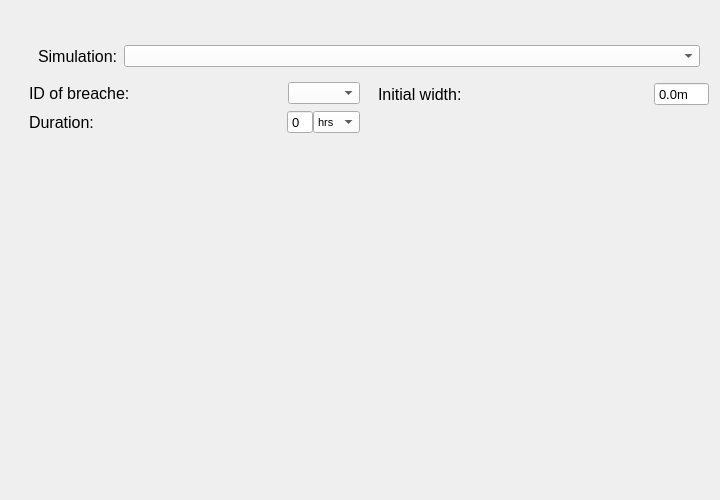
<?xml version="1.0" encoding="UTF-8"?>
<ui version="4.0">
 <class>page_breaches</class>
 <widget class="QWidget" name="page_breaches">
  <property name="geometry">
   <rect>
    <x>0</x>
    <y>0</y>
    <width>720</width>
    <height>500</height>
   </rect>
  </property>
  <property name="palette">
   <palette>
    <active>
     <colorrole role="Button">
      <brush brushstyle="SolidPattern">
       <color alpha="255">
        <red>255</red>
        <green>255</green>
        <blue>255</blue>
       </color>
      </brush>
     </colorrole>
    </active>
    <inactive>
     <colorrole role="Button">
      <brush brushstyle="SolidPattern">
       <color alpha="255">
        <red>255</red>
        <green>255</green>
        <blue>255</blue>
       </color>
      </brush>
     </colorrole>
    </inactive>
    <disabled>
     <colorrole role="Button">
      <brush brushstyle="SolidPattern">
       <color alpha="255">
        <red>255</red>
        <green>255</green>
        <blue>255</blue>
       </color>
      </brush>
     </colorrole>
    </disabled>
   </palette>
  </property>
  <property name="font">
   <font>
    <family>Segoe UI</family>
    <pointsize>8</pointsize>
   </font>
  </property>
  <property name="windowTitle">
   <string>Form</string>
  </property>
  <layout class="QGridLayout" name="gridLayout">
   <item row="1" column="0" colspan="7">
    <layout class="QVBoxLayout" name="svg_lout">
     <property name="bottomMargin">
      <number>0</number>
     </property>
    </layout>
   </item>
   <item row="6" column="3">
    <layout class="QFormLayout" name="formLayout">
     <property name="horizontalSpacing">
      <number>0</number>
     </property>
     <item row="2" column="0">
      <widget class="QLabel" name="label">
       <property name="font">
        <font>
         <family>Segoe UI</family>
         <pointsize>12</pointsize>
        </font>
       </property>
       <property name="text">
        <string>ID of breache:</string>
       </property>
      </widget>
     </item>
     <item row="4" column="0">
      <widget class="QLabel" name="label_2">
       <property name="font">
        <font>
         <family>Segoe UI</family>
         <pointsize>12</pointsize>
        </font>
       </property>
       <property name="text">
        <string>Duration:</string>
       </property>
      </widget>
     </item>
     <item row="4" column="1">
      <layout class="QHBoxLayout" name="horizontalLayout">
       <property name="sizeConstraint">
        <enum>QLayout::SetDefaultConstraint</enum>
       </property>
       <property name="bottomMargin">
        <number>0</number>
       </property>
       <item>
        <spacer name="horizontalSpacer">
         <property name="orientation">
          <enum>Qt::Horizontal</enum>
         </property>
         <property name="sizeHint" stdset="0">
          <size>
           <width>40</width>
           <height>20</height>
          </size>
         </property>
        </spacer>
       </item>
       <item alignment="Qt::AlignRight">
        <widget class="QSpinBox" name="sb_duration">
         <property name="maximumSize">
          <size>
           <width>50</width>
           <height>16777215</height>
          </size>
         </property>
         <property name="font">
          <font>
           <pointsize>10</pointsize>
          </font>
         </property>
         <property name="buttonSymbols">
          <enum>QAbstractSpinBox::NoButtons</enum>
         </property>
        </widget>
       </item>
       <item alignment="Qt::AlignRight">
        <widget class="QComboBox" name="dd_units">
         <property name="sizePolicy">
          <sizepolicy hsizetype="Minimum" vsizetype="Fixed">
           <horstretch>0</horstretch>
           <verstretch>0</verstretch>
          </sizepolicy>
         </property>
         <property name="maximumSize">
          <size>
           <width>167</width>
           <height>16777215</height>
          </size>
         </property>
         <item>
          <property name="text">
           <string>hrs</string>
          </property>
         </item>
         <item>
          <property name="text">
           <string>min</string>
          </property>
         </item>
         <item>
          <property name="text">
           <string>s</string>
          </property>
         </item>
        </widget>
       </item>
      </layout>
     </item>
     <item row="2" column="1">
      <layout class="QHBoxLayout" name="horizontalLayout_4">
       <property name="bottomMargin">
        <number>0</number>
       </property>
       <item>
        <spacer name="horizontalSpacer_5">
         <property name="orientation">
          <enum>Qt::Horizontal</enum>
         </property>
         <property name="sizeHint" stdset="0">
          <size>
           <width>40</width>
           <height>20</height>
          </size>
         </property>
        </spacer>
       </item>
       <item>
        <widget class="QComboBox" name="dd_breach_id">
         <property name="enabled">
          <bool>true</bool>
         </property>
         <property name="sizePolicy">
          <sizepolicy hsizetype="Minimum" vsizetype="Fixed">
           <horstretch>0</horstretch>
           <verstretch>0</verstretch>
          </sizepolicy>
         </property>
         <property name="maximumSize">
          <size>
           <width>130</width>
           <height>16777215</height>
          </size>
         </property>
         <property name="layoutDirection">
          <enum>Qt::LeftToRight</enum>
         </property>
        </widget>
       </item>
      </layout>
     </item>
    </layout>
   </item>
   <item row="7" column="3">
    <spacer name="verticalSpacer">
     <property name="orientation">
      <enum>Qt::Vertical</enum>
     </property>
     <property name="sizeHint" stdset="0">
      <size>
       <width>20</width>
       <height>40</height>
      </size>
     </property>
    </spacer>
   </item>
   <item row="6" column="6">
    <layout class="QFormLayout" name="formLayout_2">
     <item row="4" column="0">
      <widget class="QLabel" name="label_4">
       <property name="font">
        <font>
         <family>Segoe UI</family>
         <pointsize>12</pointsize>
        </font>
       </property>
       <property name="text">
        <string>Initial width:</string>
       </property>
      </widget>
     </item>
     <item row="4" column="1">
      <layout class="QHBoxLayout" name="horizontalLayout_3">
       <property name="bottomMargin">
        <number>0</number>
       </property>
       <item>
        <spacer name="horizontalSpacer_4">
         <property name="orientation">
          <enum>Qt::Horizontal</enum>
         </property>
         <property name="sizeHint" stdset="0">
          <size>
           <width>40</width>
           <height>20</height>
          </size>
         </property>
        </spacer>
       </item>
       <item>
        <widget class="QDoubleSpinBox" name="sb_width">
         <property name="font">
          <font>
           <pointsize>10</pointsize>
          </font>
         </property>
         <property name="buttonSymbols">
          <enum>QAbstractSpinBox::NoButtons</enum>
         </property>
         <property name="suffix">
          <string>m</string>
         </property>
         <property name="decimals">
          <number>1</number>
         </property>
        </widget>
       </item>
      </layout>
     </item>
     <item row="5" column="1">
      <spacer name="horizontalSpacer_2">
       <property name="orientation">
        <enum>Qt::Horizontal</enum>
       </property>
       <property name="sizeHint" stdset="0">
        <size>
         <width>40</width>
         <height>20</height>
        </size>
       </property>
      </spacer>
     </item>
    </layout>
   </item>
   <item row="3" column="3" colspan="4">
    <widget class="QWidget" name="simulation_widget" native="true">
     <property name="sizePolicy">
      <sizepolicy hsizetype="Expanding" vsizetype="Preferred">
       <horstretch>0</horstretch>
       <verstretch>0</verstretch>
      </sizepolicy>
     </property>
     <property name="minimumSize">
      <size>
       <width>0</width>
       <height>0</height>
      </size>
     </property>
     <layout class="QGridLayout" name="gridLayout_2">
      <item row="0" column="0">
       <widget class="QLabel" name="label_5">
        <property name="font">
         <font>
          <pointsize>12</pointsize>
         </font>
        </property>
        <property name="text">
         <string>Simulation:</string>
        </property>
       </widget>
      </item>
      <item row="0" column="1">
       <widget class="QComboBox" name="dd_simulation">
        <property name="sizePolicy">
         <sizepolicy hsizetype="Expanding" vsizetype="Preferred">
          <horstretch>0</horstretch>
          <verstretch>0</verstretch>
         </sizepolicy>
        </property>
       </widget>
      </item>
     </layout>
    </widget>
   </item>
   <item row="2" column="3">
    <spacer name="verticalSpacer_2">
     <property name="orientation">
      <enum>Qt::Vertical</enum>
     </property>
     <property name="sizeType">
      <enum>QSizePolicy::Fixed</enum>
     </property>
     <property name="sizeHint" stdset="0">
      <size>
       <width>20</width>
       <height>25</height>
      </size>
     </property>
    </spacer>
   </item>
  </layout>
 </widget>
 <resources/>
 <connections/>
</ui>
